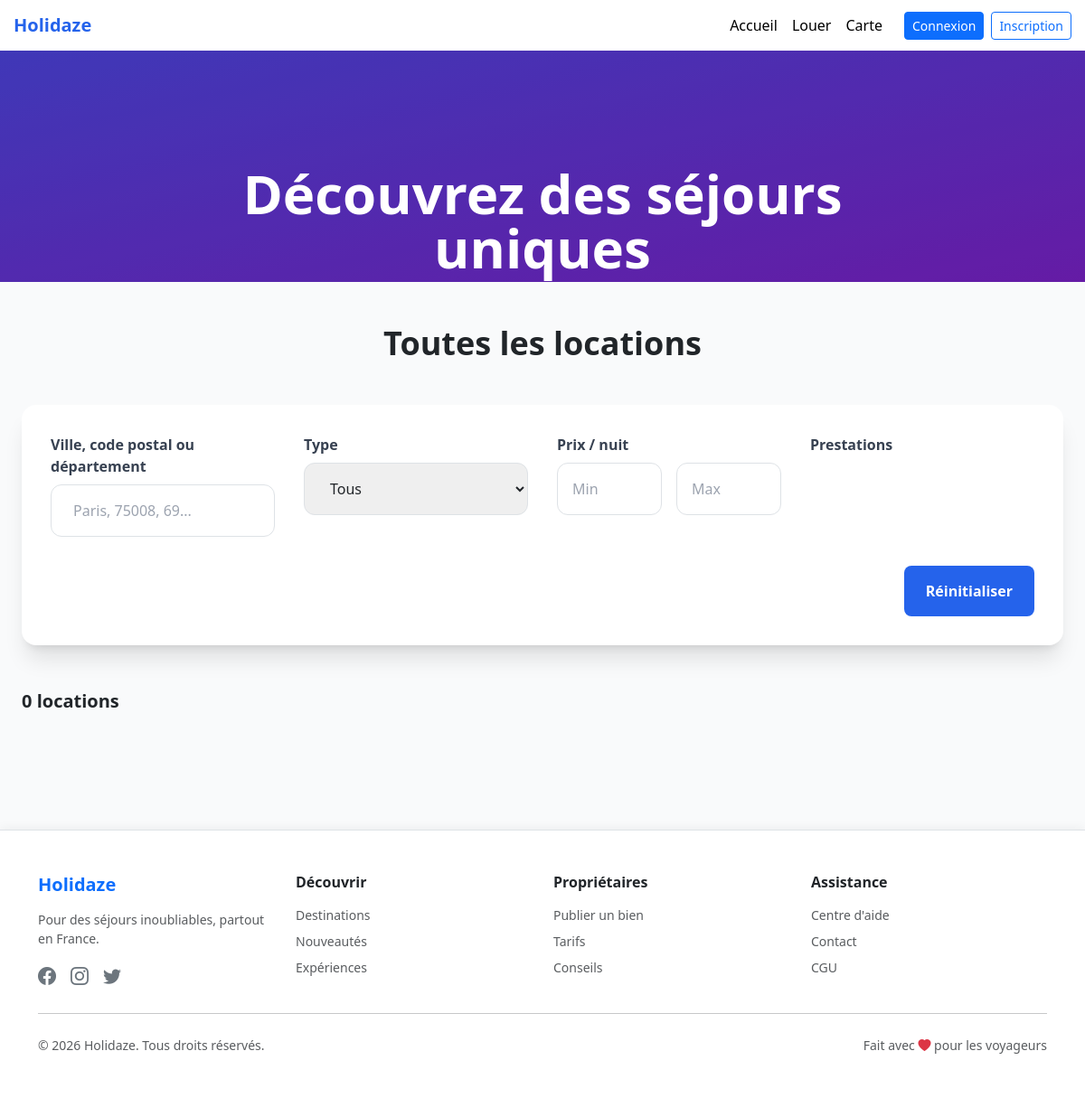
The page /Pages/index.php on the database as committed earlier.
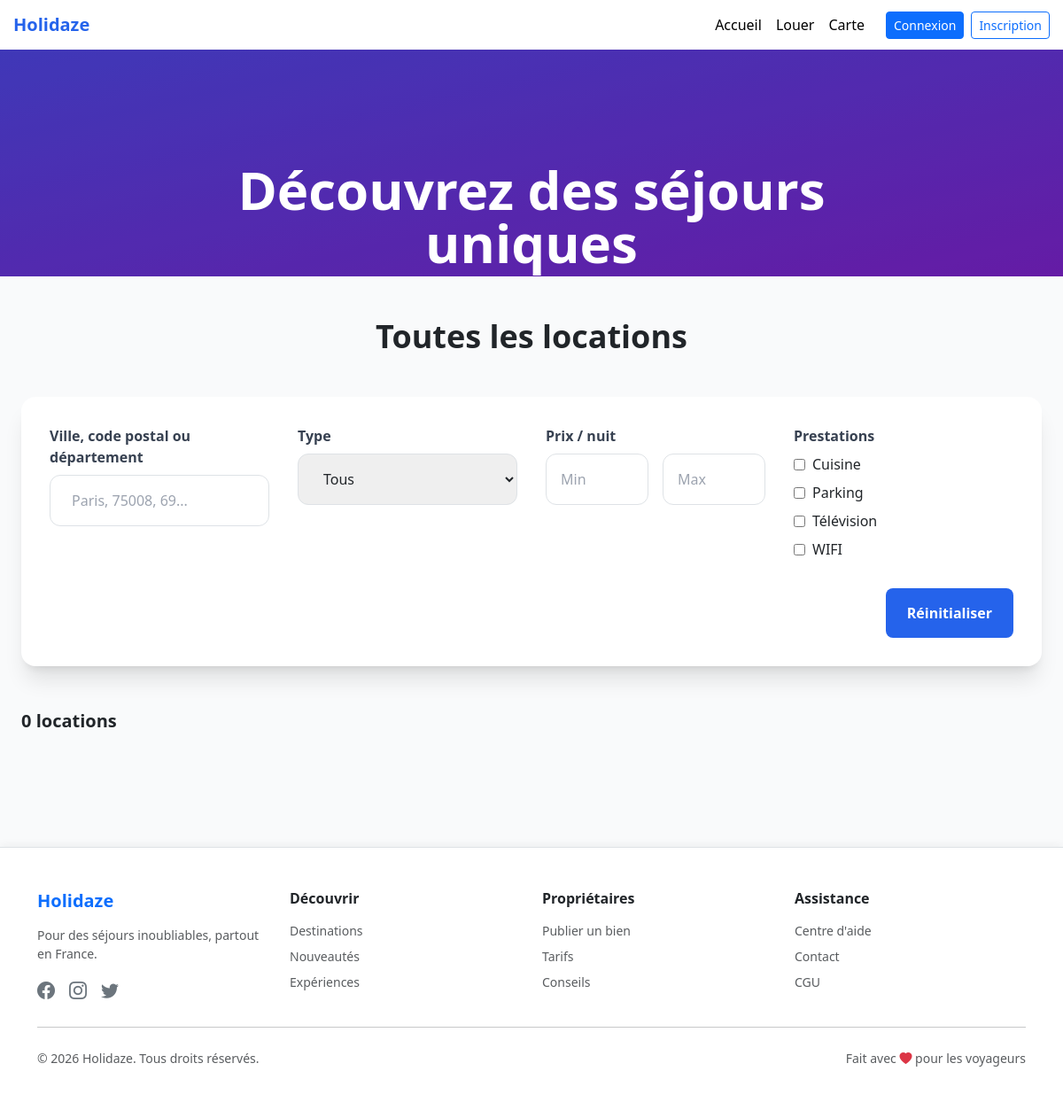
The same page on the database as committed later.
### tables this page shows
CREATE TABLE `prestation` (
  `id_prestation` int NOT NULL,
  `libelle_prestation` varchar(50) NOT NULL
);

### Pages/index.php (the view, shortened to what this page needs)
<?php
require_once '../include/db.php';
?>
<!DOCTYPE html>
<html lang="fr">
<head>
    <script src="https://cdn.tailwindcss.com"></script>
    <link rel="stylesheet" href="https://cdnjs.cloudflare.com/ajax/libs/font-awesome/6.5.0/css/all.min.css">
</head>
<body class="bg-gray-50">
<?php include '../Pages/header.php'; ?>
<section class="hero bg-gradient-to-br from-indigo-600 to-purple-700 text-white py-32 px-4 text-center relative overflow-hidden">
        <div class="absolute inset-0 bg-black opacity-20"></div>
        <div class="max-w-4xl mx-auto relative z-10">
            <h1 class="text-5xl md:text-6xl font-bold mb-4 leading-tight">Découvrez des séjours uniques</h1>
        </div>
    </section>
<section class="max-w-7xl mx-auto px-6 py-12">
    <h2 class="text-4xl font-bold text-center mb-12">Toutes les locations</h2>
    <div class="bg-white rounded-2xl shadow-xl p-8 mb-12">
        <div class="grid grid-cols-1 md:grid-cols-4 gap-8">
            <div>
                <label class="block font-bold mb-2 text-gray-700">Ville, code postal ou département</label>
                <div class="relative">
                    <input type="text" id="filter-commune" placeholder="Paris, 75008, 69..." autocomplete="off"
                           class="w-full px-4 py-3 border rounded-xl focus:ring-4 focus:ring-blue-200">
                </div>
            </div>
            <div>
                <label class="block font-bold mb-2 text-gray-700">Type</label>
                <select id="filter-type" class="w-full px-4 py-3 border rounded-xl">
                    <option value="">Tous</option>
                </select>
            </div>
            <div>
                <label class="block font-bold mb-2 text-gray-700">Prix / nuit</label>
                <div class="flex gap-3">
                    <input type="number" id="prix-min" placeholder="Min" class="w-full px-3 py-3 border rounded-xl">
                    <input type="number" id="prix-max" placeholder="Max" class="w-full px-3 py-3 border rounded-xl">
                </div>
            </div>
            <div>
                <label class="block font-bold mb-2 text-gray-700">Prestations</label>
                <div class="max-h-48 overflow-y-auto space-y-2">
                    <?php foreach ($pdo->query("SELECT id_prestation, libelle_prestation FROM prestation ORDER BY libelle_prestation")->fetchAll() as $p): ?>
                        <label class="flex items-center">
                            <input type="checkbox" value="<?= $p['id_prestation'] ?>" class="filter-prestation">
                            <span class="ml-2"><?= htmlspecialchars($p['libelle_prestation']) ?></span>
                        </label>
                    <?php endforeach; ?>
                </div>
            </div>
        </div>
        <div class="text-right mt-8">
            <button id="reset-filters" class="bg-blue-600 text-white px-6 py-3 rounded-lg font-bold hover:bg-blue-700 transition">Réinitialiser</button>
        </div>
    </div>
    <div class="flex items-center gap-4 mb-8">
        <div class="font-bold text-xl"><span id="nb-resultats">0</span> location<span id="plural">s</span></div>
    </div>
</section>
<?php include '../Pages/footer.php'; ?>
</body>
</html>

### Pages/header.php (shortened to what this page needs)
<!DOCTYPE html>
<html lang="fr">
<head>
    <link href="https://cdn.jsdelivr.net/npm/bootstrap@5.3.0/dist/css/bootstrap.min.css" rel="stylesheet">
    <link href="https://cdn.jsdelivr.net/npm/bootstrap-icons@1.11.1/font/bootstrap-icons.css" rel="stylesheet">
</head>
<body>
<nav class="navbar navbar-expand-lg bg-white shadow-sm">
    <div class="navbar-container d-flex align-items-center justify-content-between w-100">
        <a class="navbar-brand" href="/Pages/index.php">Holidaze</a>
        <div class="d-flex align-items-center">
            <ul class="navbar-nav me-3">
                <li class="nav-item"><a class="nav-link" href="/Pages/index.php">Accueil</a></li>
                <li class="nav-item"><a class="nav-link" href="/Pages/Bien/bien_form.php">Louer</a></li>
                <li class="nav-item"><a class="nav-link" href="/Pages/Carte/carte.php">Carte</a></li>
            </ul>
            <?php if (!empty($_SESSION['utilisateur_id'])): ?>
                <div class="d-flex align-items-center fs-5">
                    <a href="/Pages/Favoris/mes-favoris.php" class="text-dark me-3"><i class="bi bi-heart heart-icon"></i></a>
                    <div class="profile-dropdown">
                        <div id="profileToggle">
                            <?php if (!empty($_SESSION['photo_profil'])): ?>
                                <img src="<?= htmlspecialchars($_SESSION['photo_profil']) ?>" alt="Profil" class="profile-pic" onerror="this.style.display='none';this.nextElementSibling.style.display='inline';">
                                <i class="bi bi-person-circle profile-icon-fallback" style="display:none;"></i>
                            <?php else: ?>
                                <i class="bi bi-person-circle profile-icon-fallback"></i>
                            <?php endif; ?>
                        </div>
                        <div id="profileDropdownMenu" class="profile-dropdown-menu">
                            <div class="dropdown-header">
                                <p class="dropdown-header-name"><?= htmlspecialchars($_SESSION['prenom'] . ' ' . $_SESSION['nom']) ?></p>
                                <?php if (!empty($_SESSION['email'])): ?><p class="dropdown-header-email"><?= htmlspecialchars($_SESSION['email']) ?></p><?php endif; ?>
                            </div>
                            <a href="/Pages/Profil/profil.php" class="dropdown-item-custom"><i class="bi bi-person"></i> Profil</a>
                            <a href="/Pages/Contact/mes_messages.php" class="dropdown-item-custom"><i class="bi bi-envelope"></i> Messages</a>
                            <?php if (!empty($_SESSION['role']) && $_SESSION['role'] === 'admin'): ?>
                            <a href="/Pages/admin_dashboard.php" class="dropdown-item-custom"><i class="bi bi-gear"></i> Administration</a>
                            <?php endif; ?>
                            <div class="dropdown-divider-custom"></div>
                            <a href="/Pages/Formulaires/deconnexion.php" class="dropdown-item-custom dropdown-logout"><i class="bi bi-box-arrow-right"></i> Déconnexion</a>
                        </div>
                    </div>
                </div>
            <?php else: ?>
                <a href="/Pages/Formulaires/connexion.php" class="btn btn-primary btn-sm me-2">Connexion</a>
                <a href="/Pages/Formulaires/inscription.php" class="btn btn-outline-primary btn-sm">Inscription</a>
            <?php endif; ?>
        </div>
    </div>
</nav>
</body>
</html>

### Pages/footer.php (shortened to what this page needs)
<footer class="bg-white border-top mt-5 py-5">
    <div class="container">
        <div class="row g-4">
            <div class="col-md-3">
                <h3 class="h5 fw-bold text-primary mb-3">Holidaze</h3>
                <p class="text-muted small">Pour des séjours inoubliables, partout en France.</p>
                <div class="d-flex gap-3 mt-3">
                    <a href="#" class="text-secondary text-decoration-none fs-5">
                        <i class="bi bi-facebook"></i>
                    </a>
                    <a href="#" class="text-secondary text-decoration-none fs-5">
                        <i class="bi bi-instagram"></i>
                    </a>
                    <a href="#" class="text-secondary text-decoration-none fs-5">
                        <i class="bi bi-twitter"></i>
                    </a>
                </div>
            </div>
            <div class="col-md-3">
                <h4 class="h6 fw-semibold mb-3">Découvrir</h4>
                <ul class="list-unstyled small">
                    <li class="mb-2">
                        <a href="#" class="text-muted text-decoration-none hover-link">Destinations</a>
                    </li>
                    <li class="mb-2">
                        <a href="#" class="text-muted text-decoration-none hover-link">Nouveautés</a>
                    </li>
                    <li class="mb-2">
                        <a href="#" class="text-muted text-decoration-none hover-link">Expériences</a>
                    </li>
                </ul>
            </div>
            <div class="col-md-3">
                <h4 class="h6 fw-semibold mb-3">Propriétaires</h4>
                <ul class="list-unstyled small">
                    <li class="mb-2">
                        <a href="/Pages/Bien/bien_form.php" class="text-muted text-decoration-none hover-link">Publier un bien</a>
                    </li>
                    <li class="mb-2">
                        <a href="#" class="text-muted text-decoration-none hover-link">Tarifs</a>
                    </li>
                    <li class="mb-2">
                        <a href="#" class="text-muted text-decoration-none hover-link">Conseils</a>
                    </li>
                </ul>
            </div>
            <div class="col-md-3">
                <h4 class="h6 fw-semibold mb-3">Assistance</h4>
                <ul class="list-unstyled small">
                    <li class="mb-2">
                        <a href="#" class="text-muted text-decoration-none hover-link">Centre d'aide</a>
                    </li>
                    <li class="mb-2">
                        <a href="#" class="text-muted text-decoration-none hover-link">Contact</a>
                    </li>
                    <li class="mb-2">
                        <a href="#" class="text-muted text-decoration-none hover-link">CGU</a>
                    </li>
                </ul>
            </div>
        </div>
        <hr class="my-4">
        <div class="d-flex flex-column flex-md-row justify-content-between align-items-center text-muted small">
            <span>© <?= date('Y') ?> Holidaze. Tous droits réservés.</span>
            <span class="mt-2 mt-md-0">
                Fait avec <i class="bi bi-heart-fill text-danger"></i> pour les voyageurs
            </span>
        </div>
    </div>
</footer>
</body>
</html>

### Pages/header.php (style rules this page uses)
.navbar-container { max-width: 1200px; margin: 0 auto; padding: 0 15px; }
.navbar { background-color: white; box-shadow: 0 2px 5px rgba(0,0,0,0.1); }
.navbar-brand { font-weight: bold; color: #2563eb; }
.nav-link { color: #000 !important; }

### Pages/footer.php (style rules this page uses)
footer { box-shadow: 0 -2px 10px rgba(0,0,0,0.05); }
html, body { height: 100%; display: flex; flex-direction: column; }
body > footer { margin-top: auto; }

Rows that differ between the two databases and show on the page:
added prestation: libelle_prestation "Cuisine"
added prestation: libelle_prestation "Parking"
added prestation: libelle_prestation "Télévision"
added prestation: libelle_prestation "WIFI"
